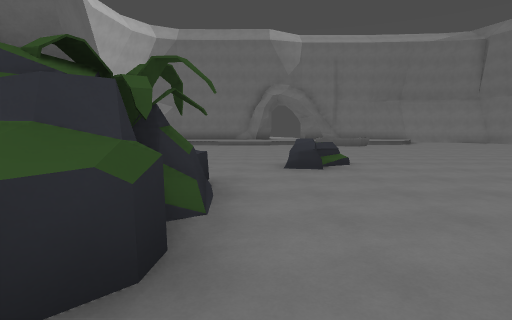
[1] (above)

17 first-person views from a walk through a Godot game level. The camera is 1.5 m above the floor, tilts 6° down and sees 80° across. The floor is counted in squares, 2.4 m on a side. Each view is taken from the middle of a square. On the plan, view 1 faces up. The plan holds only what a view shows up to about 9 squares ahead; the rest is blank. The place goes on beyond the plan.

[2]
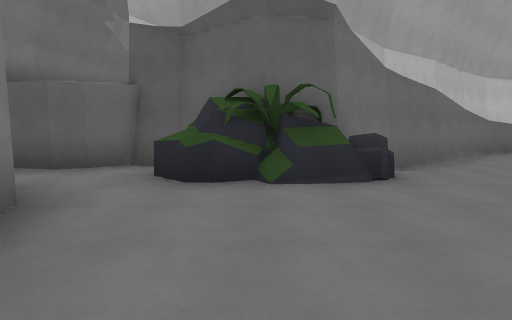

[3]
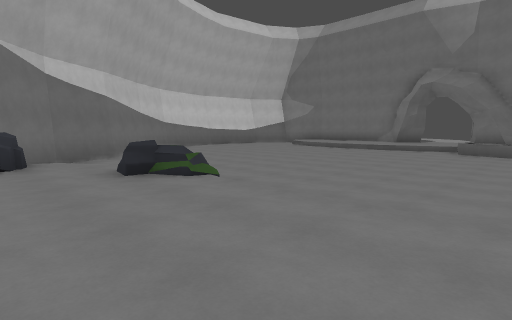

[4]
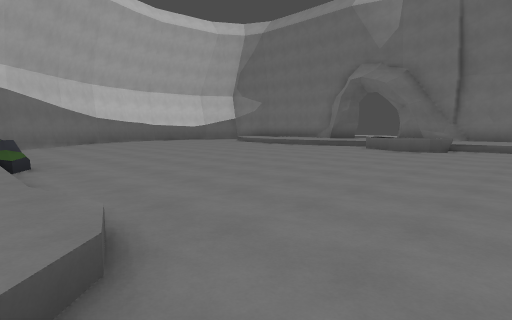

[5]
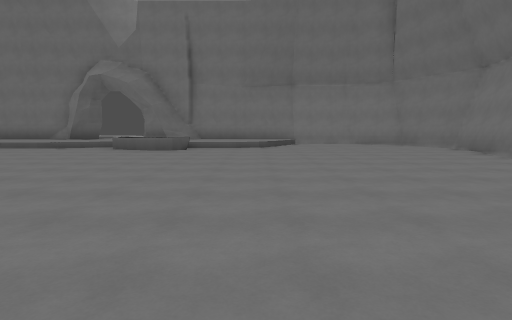

[6]
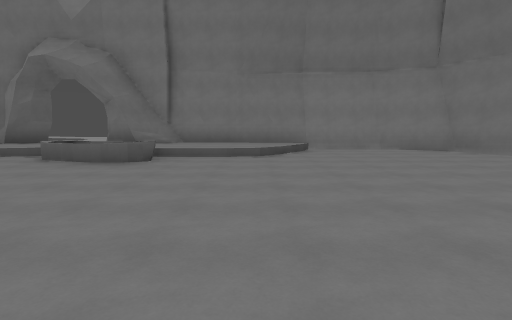

[7]
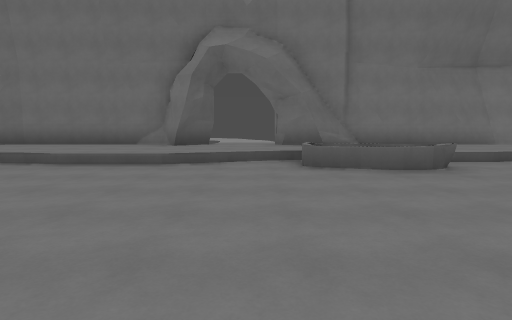

[8]
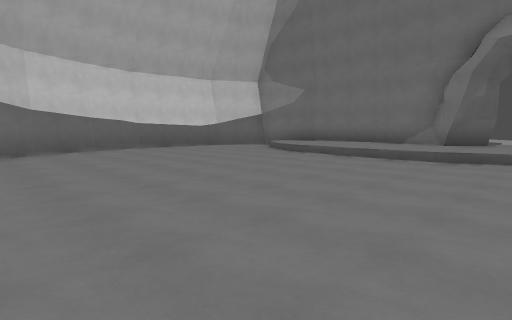

[9]
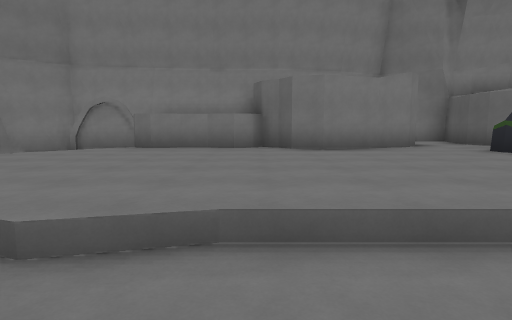

[10]
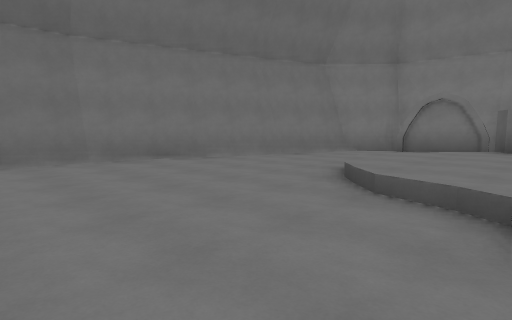

[11]
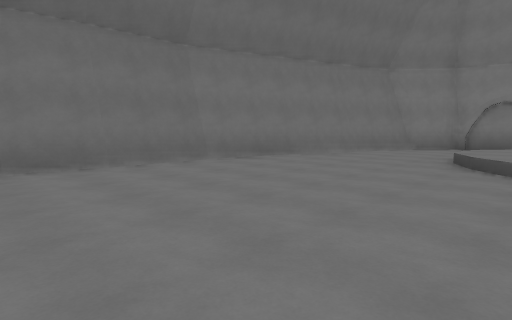

[12]
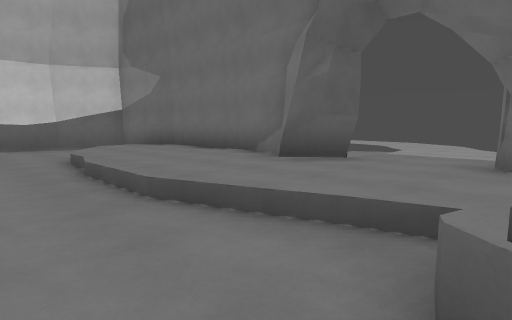

[13]
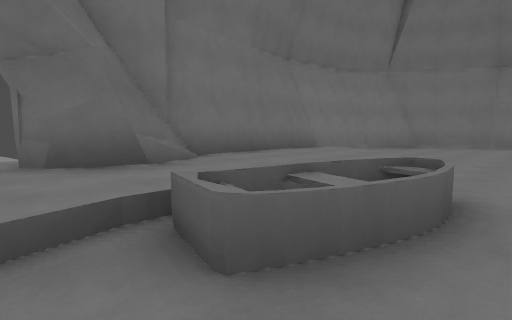

[14]
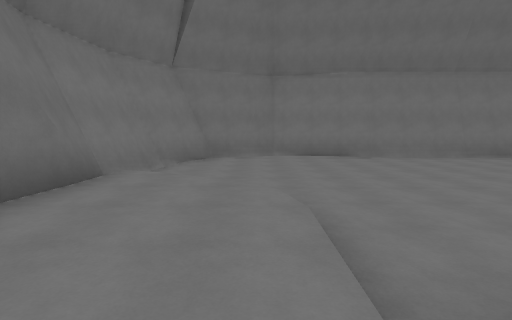

[15]
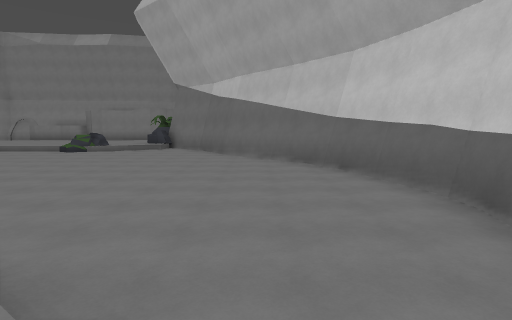

[16]
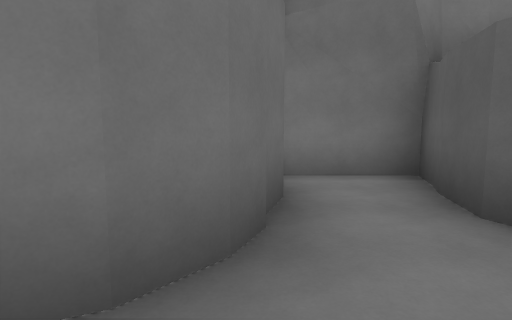

[17]
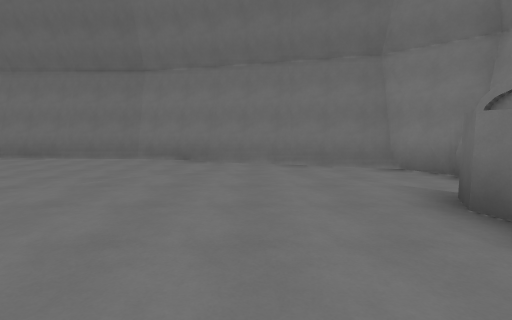

### Floor plan
Key: @ floor where view 1 was taken; # wall or solid block; . main floor; : floor 0.5 m higher than the main floor; / step, stairs or slope; = window, fence, low wall or low ledge; ^ raised ledge.
Columns run from 8 left of view 1 to 13 right of it. Each row starts with its distance up from view 1.
 21          :
 20          ::
 19          ::
 18          :: #####
 17   #######::##::#######
 16  #./::::::::::::/....#
 15  #../:::::///::/.....#
 14 ##.....//..^^^.......#
 13 #....................#
 12 #....................#
 11 ##...................#
 10  #...................#
  9  #...................#
  8  ##..................#
  7   ##................##
  6    ##..../..........##
  5     ##../=::::/.....#
  4      ###:::::::/....#
  3       ##::::::::/...#
  2       ##::::::::/..##
  1       ##::::::::/..#
  0       #:@######/...#
 -1       #:##    ##..##
 -2       #:#      ####
 -3       ###

Positions as (right, up) in squares from view 1, and headings:
1: (0, 0), facing up
2: (3, 2), facing left
3: (5, 3), facing up-left
4: (7, 5), facing up-left
5: (7, 5), facing up
6: (7, 8), facing up
7: (2, 9), facing up
8: (2, 8), facing up-left
9: (4, 7), facing down
10: (6, 7), facing down-right
11: (7, 9), facing down-right
12: (3, 13), facing up-left
13: (2, 13), facing up-right
14: (4, 15), facing right
15: (-5, 16), facing down
16: (0, 1), facing down
17: (4, 2), facing right
